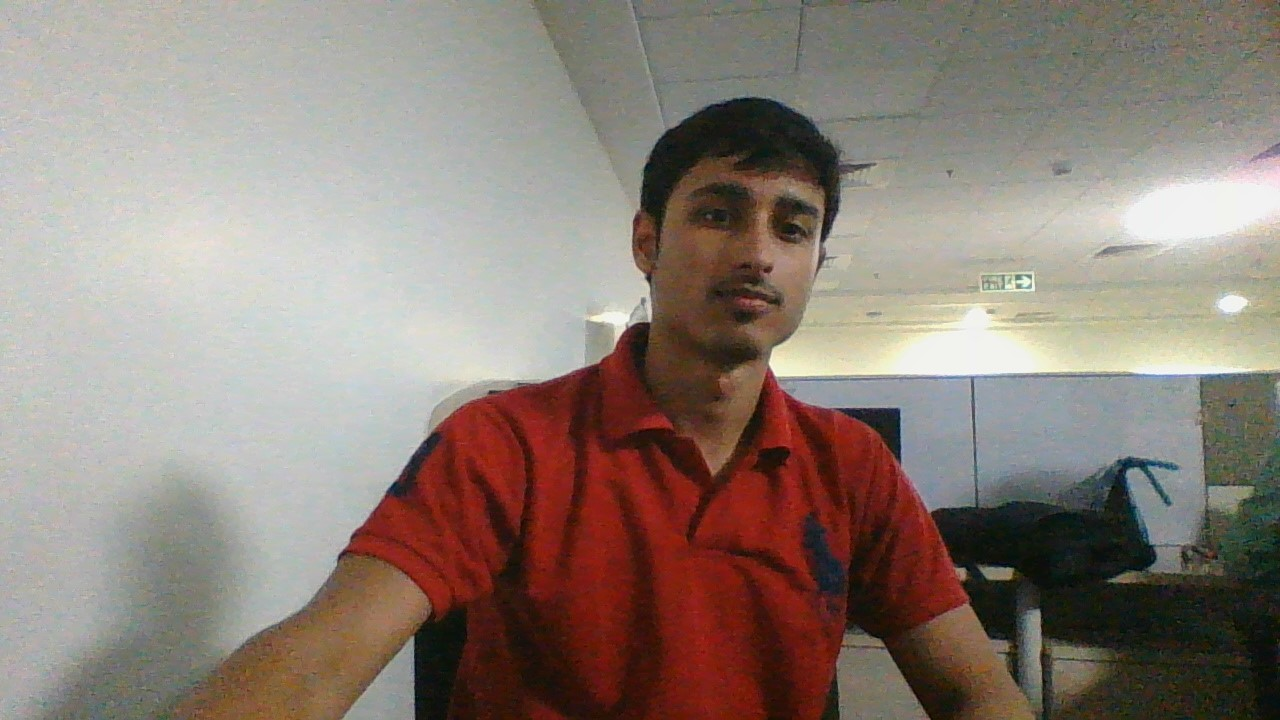
#> input picture Abhinav.jpg, 1280 x 720 px
$ python opencv.py
#> lines starting #> are read from the running program, lines starting #| are printed output that depends on the picture; after the words box and inside, x2 and y2 are one past the last pixel; in counts of white or black regions, pixels touching at a corner belong together
# -*- coding: utf-8 -*-
"""
Created on Thu Jan 10 15:50:43 2019

@author: abhinav.jhanwar
"""

import cv2
import numpy as np

################ create image with black background
# color, data type
pic = np.zeros((500, 500, 3), dtype='uint8')

################## draw rectangle
# image, initial pos, final pos, color, width
cv2.rectangle(pic, (0,0), (500, 150), (255, 0, 0), 3, lineType=8, shift=0)

################ show image
cv2.imshow("Image", pic)
cv2.waitKey(0)

################ draw line
# image, initial pos, final pos, color
cv2.line(pic, (0,0), (500, 150), (255, 0, 0), 5)
cv2.imshow("Image", pic)
cv2.waitKey(0)

###################### draw circle
# image, center, radius, color
cv2.circle(pic, (250,250), 150, (255, 0, 0))
cv2.imshow("Image", pic)
cv2.waitKey(0)

#################### write text
# image, text, position, size, color, thickness
font = cv2.FONT_HERSHEY_DUPLEX
cv2.putText(pic, "Hello", (150, 100), font, 1, (255, 255, 255), 2, cv2.LINE_8)
cv2.imshow("Image", pic)
cv2.waitKey(0)

##################### shift image
pic = cv2.imread('Abhinav.jpg')
#> pic is the input picture: shape (720, 1280, 3); mean B, G, R 120.2, 128.7, 141.6
cols = pic.shape[1]
#> cols = 1280
rows = pic.shape[0]
#> rows = 720
# right by 150, down by 70
M = np.float32([[1,0,150], [0,1,70]])
shifted = cv2.warpAffine(pic, M, (cols, rows))
cv2.imshow("shifted", shifted)
cv2.waitKey(0)

################### rotate image
pic = cv2.imread('Abhinav.jpg')
cols = pic.shape[1]
rows = pic.shape[0]
center = (cols/2, rows/2)
#> center = (640, 360)
angle = 10
scale = 1
M = cv2.getRotationMatrix2D(center, angle, scale)
rotated = cv2.warpAffine(pic, M, (cols, rows))
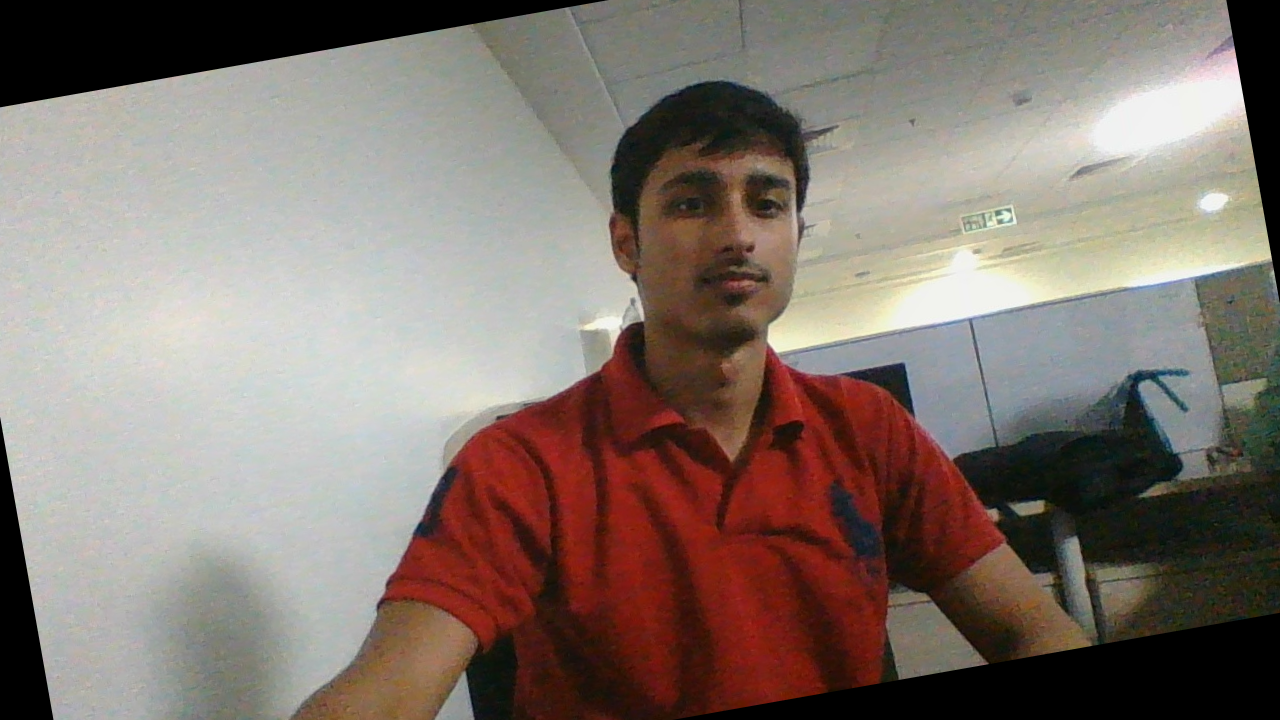
#> rotated: shape (720, 1280, 3); mean B, G, R 111.2, 118.7, 131.3
cv2.imshow("rotated", rotated)
cv2.waitKey(0)

#################################### grayscale
gray = cv2.cvtColor(pic, cv2.COLOR_BGR2GRAY)
cv2.imshow("Image.jpg", gray)
cv2.waitKey(0)

###################### image thresholding
# read grayscale image
pic = cv2.imread('Abhinav.jpg', 0)
#> pic: shape (720, 1280); min 2, max 254, mean 131.6
threshold_value = 60
(T_value, binary_threshold) = cv2.threshold(pic, threshold_value, 255, cv2.THRESH_BINARY)
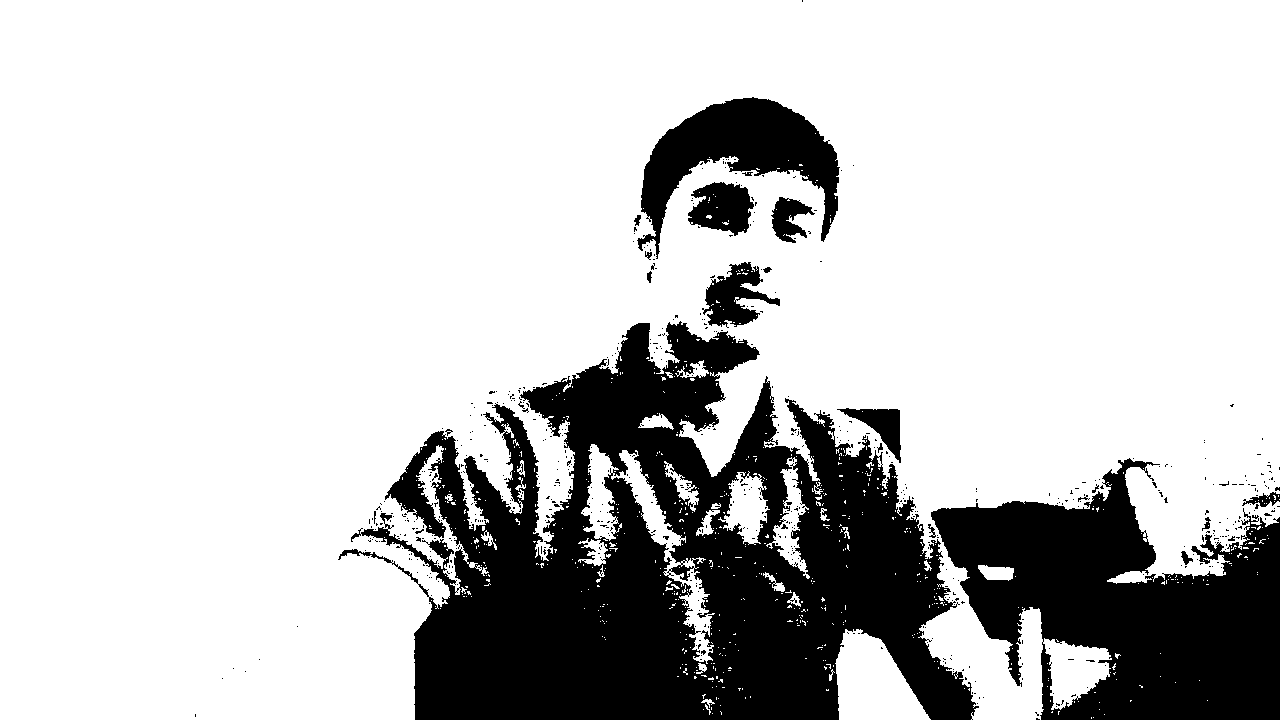
#> binary_threshold: shape (720, 1280); 77.4% white; 623 black regions (601 under 20 px), largest, box (x1, y1, x2, y2) and area: (338, 321, 979, 720) 133100, (931, 458, 1280, 720) 52550, (637, 97, 840, 259) 12859
#> T_value = 60
cv2.imshow("image thresholding", binary_threshold)
cv2.waitKey(0)

########################## image blurring
pic = cv2.imread('Abhinav.jpg')
matrix = (7,7)
# image, filter size, standard deviation
blur = cv2.GaussianBlur(pic, matrix, 0)
cv2.imshow("image blurring", blur)
cv2.waitKey(0)

# median blur
kernal = 3
median = cv2.medianBlur(pic, kernal)
cv2.imshow("image blurring", median)
cv2.waitKey(0)

###################### canny edge detector
pic = cv2.imread('Abhinav.jpg', 0)
threshold1 = 75
threshold2 = 150
canny = cv2.Canny(pic, threshold1, threshold2)
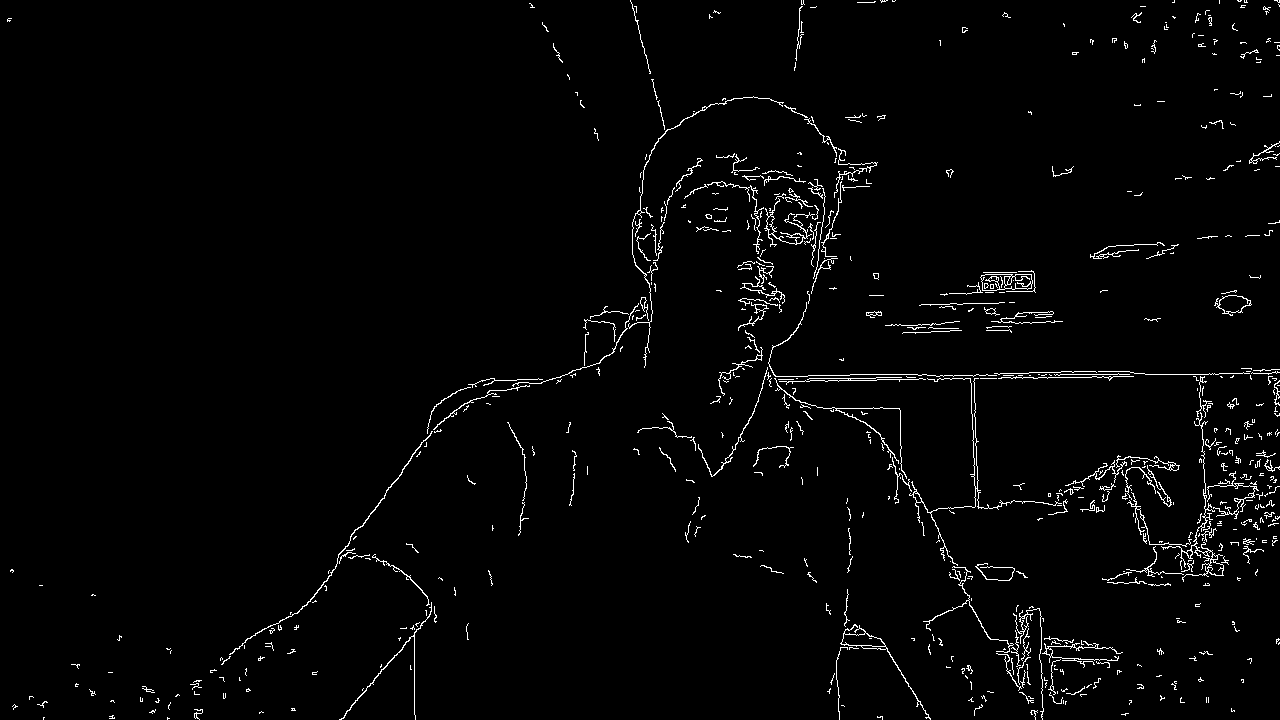
#> canny: shape (720, 1280); 2.1% white in thin lines or dots
cv2.imshow("canny edge detector", canny)
cv2.waitKey(0)

################################ histogram equalization
image_data = cv2.imread('Abhinav.jpg')
# Y = luma component
# UV = chroma component
img_to_yuv = cv2.cvtColor(image_data, cv2.COLOR_BGR2YUV)
#> img_to_yuv: shape (720, 1280, 3); mean of channels 0, 1, 2 131.6, 122.5, 136.8
img_to_yuv[:,:,0] = cv2.equalizeHist(img_to_yuv[:,:,0])
#> img_to_yuv: shape (720, 1280, 3); mean of channels 0, 1, 2 128.2, 122.5, 136.8
image_data = cv2.cvtColor(img_to_yuv, cv2.COLOR_YUV2BGR)
cv2.imshow("histogram equalization", image_data)
cv2.waitKey(0)

#################################### brightness
# try with different gamma values
gamma=2
invGamma = 1.0 / gamma
table = np.array([((i / 255.0) ** invGamma) * 255
       for i in np.arange(0, 256)]).astype("uint8")

# apply gamma correction using the lookup table
image_data = cv2.LUT(image_data, table)
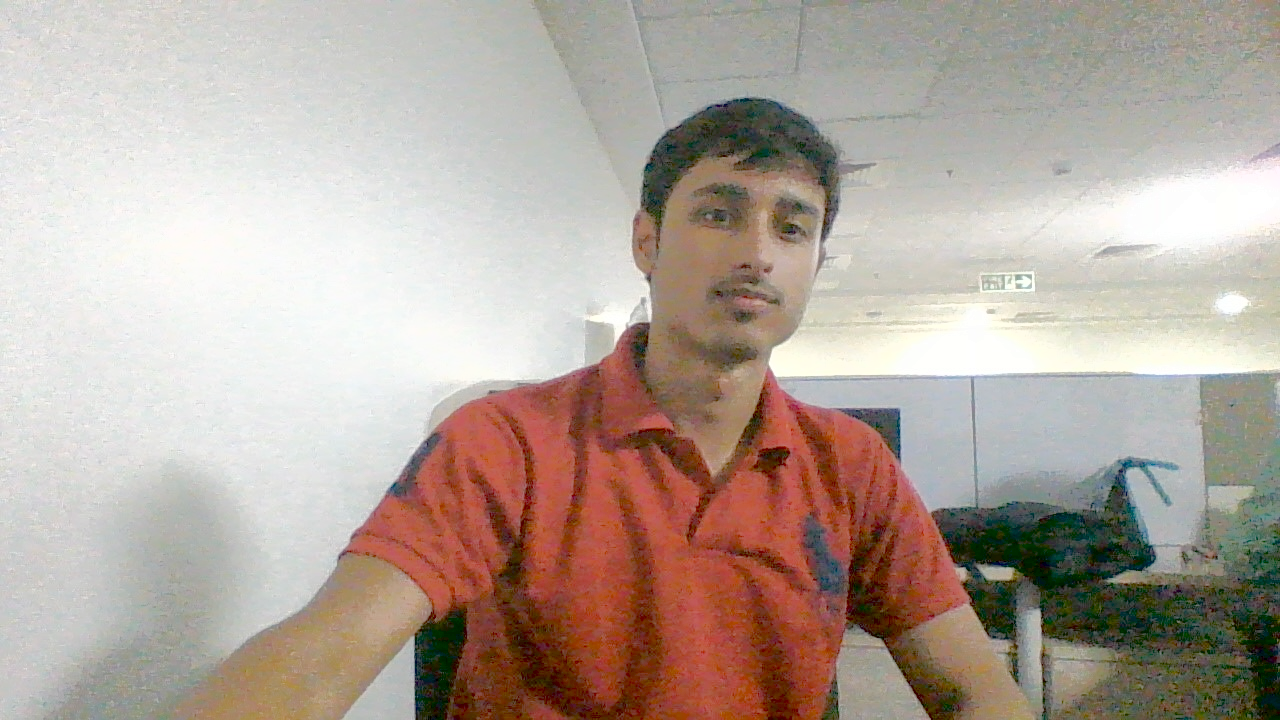
#> image_data: shape (720, 1280, 3); mean B, G, R 155.9, 165.6, 179.3
cv2.imshow("brightness", image_data)
cv2.waitKey(0)

################################### border
# apply border in the image
# top, bottom, left, right - border width in number of pixels in corresponding directions
# borderType - It can be following types:
# cv2.BORDER_CONSTANT - Adds a constant colored border. The value should be given as next argument.
# cv2.BORDER_REFLECT - Border will be mirror reflection of the border elements, like this : fedcba|abcdefgh|hgfedcb
# cv2.BORDER_REFLECT_101 or cv2.BORDER_DEFAULT - Same as above, but with a slight change, like this : gfedcb|abcdefgh|gfedcba
# cv2.BORDER_REPLICATE - Last element is replicated throughout, like this: aaaaaa|abcdefgh|hhhhhhh
# cv2.BORDER_WRAP - Can’t explain, it will look like this : cdefgh|abcdefgh|abcdefg
# value - Color of border if border type is cv2.BORDER_CONSTANT
border = cv2.copyMakeBorder(gray, 100, 100, 100, 100, cv2.BORDER_CONSTANT, value=255)
border = cv2.resize(border, (400, 400))
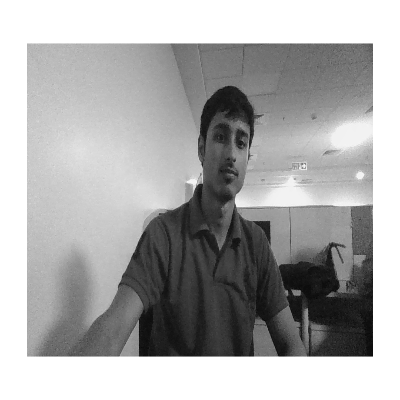
#> border: shape (400, 400); min 7, max 255, mean 171.4
cv2.imshow("border", border)
cv2.waitKey(0)

$ run again, with test4.jpg copied over Abhinav.jpg
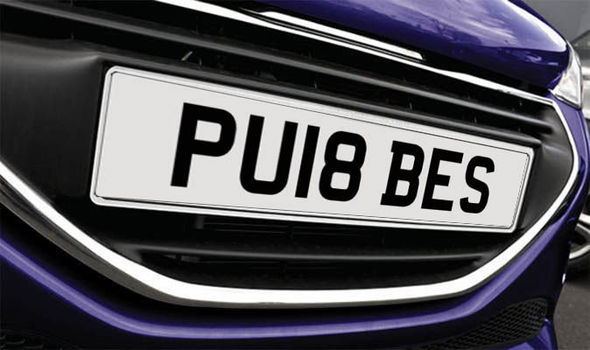
#> input picture test4.jpg, 590 x 350 px
#> pic is the input picture: shape (350, 590, 3); mean B, G, R 86.5, 80.6, 81.7
#> `(T_value, binary_threshold) = cv2.threshold(pic, threshold_value, 255,..`:
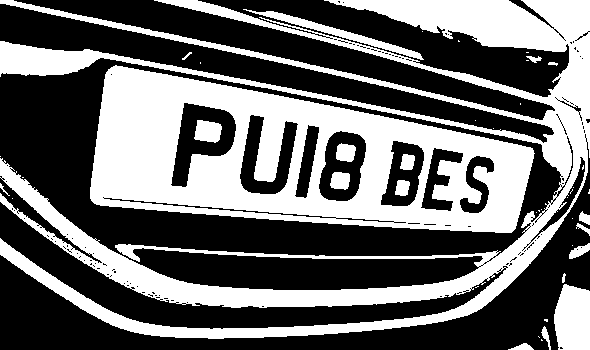
#> binary_threshold: shape (350, 590); 42.1% white; 44 white regions (25 under 20 px), largest, box (x1, y1, x2, y2) and area: (0, 0, 590, 339) 43448, (90, 65, 535, 233) 38068, (554, 284, 590, 350) 2069
#> T_value = 60
#> canny: shape (350, 590); 9.3% white in thin lines or dots
#> `border = cv2.resize(border, (400, 400))`:
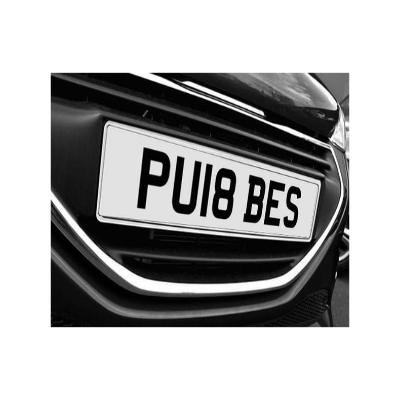
#> border: shape (400, 400); min 0, max 255, mean 172.7
